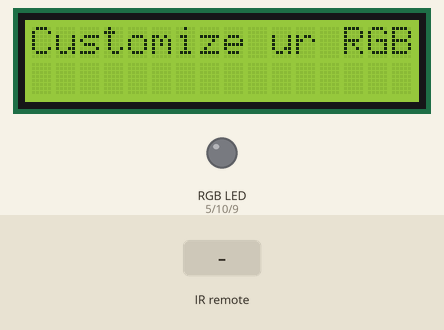
Simulated run of this sketch. Board: Arduino Uno, built with avr-gcc and run on an emulated ATmega328P. Parts: 16×2 character LCD, an RGB LED mixed from three pins (HIGH = lit). Inputs (shaded band) come from the test bench. Dim RGB values are drawn brighter than linear; what the sketch prints to the serial monitor is not drawn.

Above: at 1.2 s.
1.3 s: infrared code 0xFF629D received
At 1.9 s:
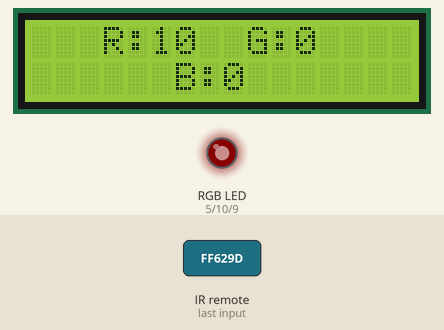
2.8 s: infrared code 0xFF02FD received
At 3.1 s:
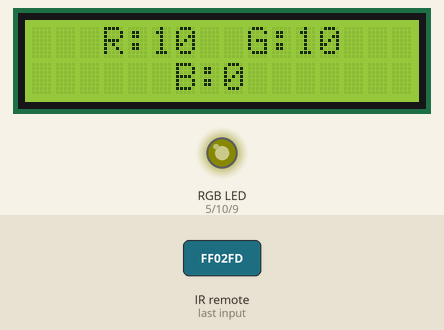
4.3 s: infrared code 0xFFC23D received
At 5.5 s:
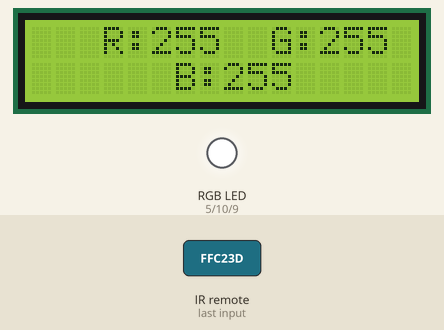
5.8 s: infrared code 0xFFE01F received
At 6.7 s:
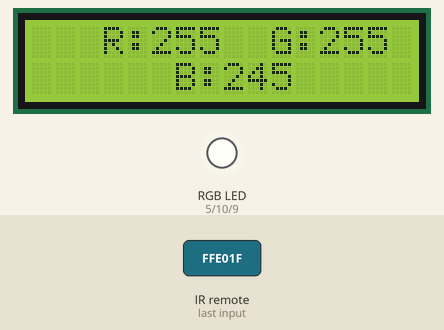
7.3 s: infrared code 0xFF906F received
At 7.8 s:
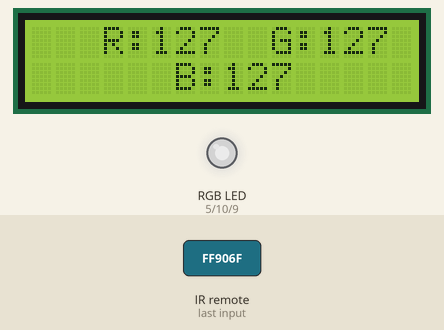
8.8 s: infrared code 0xFFA857 received
At 10.2 s:
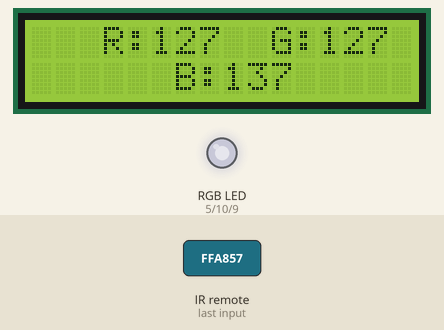
Timing chart, 0 to 11.3 s (numbered marks = the images above; inputs shaded):
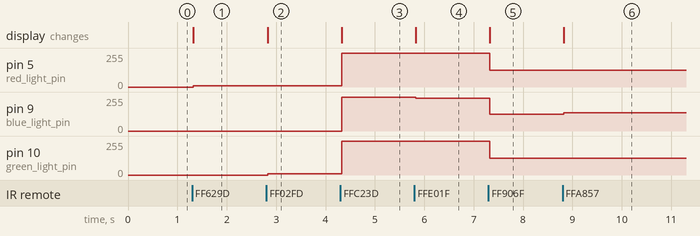

Measured:
- after the input at 1.3 s, pin 5 (red_light_pin): 0/255 → 10/255 at once; the display: changes at once (image 1)
- after the input at 2.8 s, pin 10 (green_light_pin): 0/255 → 10/255 at once; the display: changes at once (image 2)
- after the input at 4.3 s, pin 5 (red_light_pin), pin 10 (green_light_pin): 10/255 → 255/255 at once; pin 9 (blue_light_pin): 0/255 → 255/255 at once; the display: changes at once (image 3)
- after the input at 5.8 s, pin 9 (blue_light_pin): 255/255 → 245/255 at once; the display: changes at once (image 4)
- after the input at 7.3 s, pin 5 (red_light_pin), pin 10 (green_light_pin): 255/255 → 127/255 at once; pin 9 (blue_light_pin): 245/255 → 127/255 at once; the display: changes at once (image 5)
- after the input at 8.8 s, pin 9 (blue_light_pin): 127/255 → 137/255 at once; the display: changes at once (image 6)

The sketch:

ir_remote_control_with_RGB_and_lcd.ino
```cpp
#include <IRremote.h>
#include <LiquidCrystal_PCF8574.h>
#include <Wire.h>

LiquidCrystal_PCF8574 lcd(0x27); // set the LCD address to 0x27 for a 16 chars and 2 line display

const int RECV_PIN = 7;
IRrecv irrecv(RECV_PIN);
decode_results results;


int red_light_pin= 5;
int green_light_pin = 10;
int blue_light_pin = 9;

int red=0;
int green=0;
int blue=0;


unsigned long key_value = 0;


void setup(){
  Serial.begin(9600);

  pinMode(red_light_pin, OUTPUT);
  pinMode(green_light_pin, OUTPUT);
  pinMode(blue_light_pin, OUTPUT);
  RGB_color(0,0,0);

  lcd.begin(16, 2); // initialize the lcd
  lcd.clear();
  lcd.setBacklight(255);
  lcd.print("Customize ur RGB!");

  irrecv.enableIRIn();
  irrecv.blink13(true);
}

void loop(){

   if (irrecv.decode(&results)){

         int prev_red = red;
         int prev_green = green;
         int prev_blue = blue;

        if (results.value == 0XFFFFFFFF)
          results.value = key_value;

        switch(results.value){
          case 0xFFA25D:
          Serial.println("CH-");
          red = red - 10;
          break;
          case 0xFF629D:
          Serial.println("CH");
          red = red + 10;
          break;
          case 0xFFE21D:
          Serial.println("CH+");
          red=0;green=0;blue=0;
          break;
          case 0xFF22DD:
          Serial.println("|<<");
          green = green - 10;
          break;
          case 0xFF02FD:
          Serial.println(">>|");
          green = green + 10;
          break ;
          case 0xFFC23D:
          Serial.println(">|");
          red=255;green=255;blue=255;
          break ;
          case 0xFFE01F:
          blue = blue - 10;
          Serial.println("-");
          break ;
          case 0xFFA857:
          blue = blue + 10;
          Serial.println("+");
          break ;
          case 0xFF906F:
          red=127;green=127;blue=127;
          Serial.println("EQ");
          break ;
          case 0xFF6897:
          Serial.println("0");
          red=255;green=0;blue=0;
          break ;
          case 0xFF9867:
          Serial.println("100+");
          red=red +100;green=green +100;blue=blue +100;
          break ;
          case 0xFFB04F:
          Serial.println("200+");
          red=red +200;green=green +200;blue=blue +200;
          break ;
          case 0xFF30CF:
          Serial.println("1");
          red=0;green=255;blue=0;
          break ;
          case 0xFF18E7:
          Serial.println("2");
          red=0;green=0;blue=255;
          break ;
          case 0xFF7A85:
          Serial.println("3");
           red=255;green=255;blue=0;
          break ;
          case 0xFF10EF:
          Serial.println("4");
          red=0;green=255;blue=255;
          break ;
          case 0xFF38C7:
          Serial.println("5");
          red=255;green=0;blue=255;
          break ;
          case 0xFF5AA5:
          Serial.println("6");
          red=100;green=150;blue=200;
          break ;
          case 0xFF42BD:
          Serial.println("7");
          red=200;green=150;blue=100;
          break ;
          case 0xFF4AB5:
          Serial.println("8");
          red=20;green=40;blue=60;
          break ;
          case 0xFF52AD:
          Serial.println("9");
          red=90;green=45;blue=15;
          break ;
        }
        key_value = results.value;
        irrecv.resume();

        if(red>255 || red<0){
          red = prev_red;
        }
        if(green>255 || green<0){
          green = prev_green;
        }
        if(blue>255 || blue<0){
          blue = prev_blue;
        }

        lcd.clear();
        lcd.print("   R:"+ String(red) + "  G:"+ String(green));
        lcd.setCursor(0,1);
        lcd.print("      B:"+ String(blue));
        RGB_color(red,green,blue);
  }

}
void RGB_color(int red_light_value, int green_light_value, int blue_light_value)
 {
  analogWrite(red_light_pin, red_light_value);
  analogWrite(green_light_pin, green_light_value);
  analogWrite(blue_light_pin, blue_light_value);
}
```
